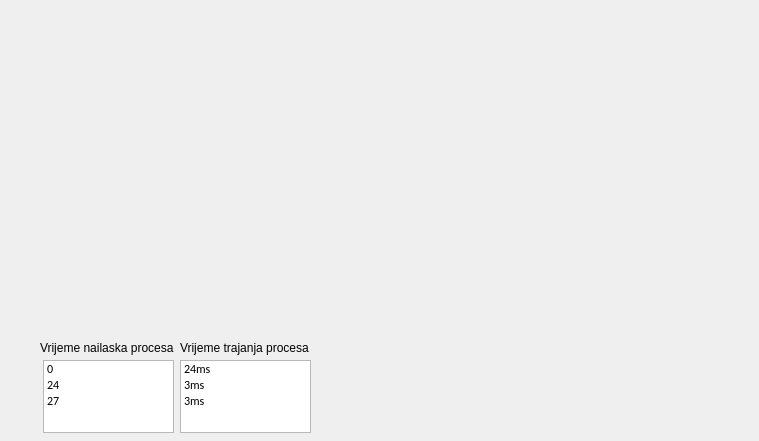
<?xml version="1.0" encoding="UTF-8"?>
<ui version="4.0">
 <class>Dialog</class>
 <widget class="QDialog" name="Dialog">
  <property name="geometry">
   <rect>
    <x>0</x>
    <y>0</y>
    <width>759</width>
    <height>441</height>
   </rect>
  </property>
  <property name="windowTitle">
   <string>Dialog</string>
  </property>
  <widget class="QListWidget" name="listWidget_2">
   <property name="geometry">
    <rect>
     <x>180</x>
     <y>360</y>
     <width>131</width>
     <height>73</height>
    </rect>
   </property>
   <item>
    <property name="text">
     <string>24ms</string>
    </property>
    <property name="font">
     <font>
      <family>Calibri</family>
      <weight>50</weight>
      <bold>false</bold>
     </font>
    </property>
    <property name="background">
     <brush brushstyle="NoBrush">
      <color alpha="255">
       <red>0</red>
       <green>255</green>
       <blue>127</blue>
      </color>
     </brush>
    </property>
    <property name="foreground">
     <brush brushstyle="NoBrush">
      <color alpha="255">
       <red>0</red>
       <green>0</green>
       <blue>0</blue>
      </color>
     </brush>
    </property>
   </item>
   <item>
    <property name="text">
     <string>3ms</string>
    </property>
    <property name="font">
     <font>
      <family>Calibri</family>
     </font>
    </property>
    <property name="background">
     <brush brushstyle="NoBrush">
      <color alpha="255">
       <red>0</red>
       <green>255</green>
       <blue>127</blue>
      </color>
     </brush>
    </property>
   </item>
   <item>
    <property name="text">
     <string>3ms</string>
    </property>
    <property name="font">
     <font>
      <family>Calibri</family>
     </font>
    </property>
    <property name="background">
     <brush brushstyle="NoBrush">
      <color alpha="255">
       <red>0</red>
       <green>255</green>
       <blue>127</blue>
      </color>
     </brush>
    </property>
   </item>
  </widget>
  <widget class="QWidget" name="layoutWidget">
   <property name="geometry">
    <rect>
     <x>20</x>
     <y>360</y>
     <width>20</width>
     <height>62</height>
    </rect>
   </property>
   <layout class="QVBoxLayout" name="verticalLayout">
    <item>
     <widget class="QLabel" name="label">
      <property name="font">
       <font>
        <pointsize>10</pointsize>
       </font>
      </property>
      <property name="text">
       <string>P1</string>
      </property>
     </widget>
    </item>
    <item>
     <widget class="QLabel" name="label_2">
      <property name="font">
       <font>
        <pointsize>10</pointsize>
       </font>
      </property>
      <property name="text">
       <string>P2</string>
      </property>
     </widget>
    </item>
    <item>
     <widget class="QLabel" name="label_3">
      <property name="font">
       <font>
        <pointsize>10</pointsize>
       </font>
      </property>
      <property name="text">
       <string>P3</string>
      </property>
     </widget>
    </item>
   </layout>
  </widget>
  <widget class="QLabel" name="label_4">
   <property name="geometry">
    <rect>
     <x>180</x>
     <y>340</y>
     <width>143</width>
     <height>16</height>
    </rect>
   </property>
   <property name="font">
    <font>
     <pointsize>9</pointsize>
    </font>
   </property>
   <property name="text">
    <string>Vrijeme trajanja procesa</string>
   </property>
  </widget>
  <widget class="QLabel" name="label_5">
   <property name="geometry">
    <rect>
     <x>40</x>
     <y>340</y>
     <width>144</width>
     <height>16</height>
    </rect>
   </property>
   <property name="font">
    <font>
     <pointsize>9</pointsize>
    </font>
   </property>
   <property name="text">
    <string>Vrijeme nailaska procesa</string>
   </property>
  </widget>
  <widget class="QListWidget" name="listWidget">
   <property name="geometry">
    <rect>
     <x>43</x>
     <y>360</y>
     <width>131</width>
     <height>73</height>
    </rect>
   </property>
   <item>
    <property name="text">
     <string>0</string>
    </property>
    <property name="font">
     <font>
      <family>Calibri</family>
      <weight>50</weight>
      <bold>false</bold>
     </font>
    </property>
    <property name="background">
     <brush brushstyle="NoBrush">
      <color alpha="255">
       <red>0</red>
       <green>255</green>
       <blue>127</blue>
      </color>
     </brush>
    </property>
    <property name="foreground">
     <brush brushstyle="NoBrush">
      <color alpha="255">
       <red>0</red>
       <green>0</green>
       <blue>0</blue>
      </color>
     </brush>
    </property>
   </item>
   <item>
    <property name="text">
     <string>24</string>
    </property>
    <property name="font">
     <font>
      <family>Calibri</family>
     </font>
    </property>
    <property name="background">
     <brush brushstyle="NoBrush">
      <color alpha="255">
       <red>0</red>
       <green>255</green>
       <blue>127</blue>
      </color>
     </brush>
    </property>
   </item>
   <item>
    <property name="text">
     <string>27</string>
    </property>
    <property name="font">
     <font>
      <family>Calibri</family>
     </font>
    </property>
    <property name="background">
     <brush brushstyle="NoBrush">
      <color alpha="255">
       <red>0</red>
       <green>255</green>
       <blue>127</blue>
      </color>
     </brush>
    </property>
   </item>
  </widget>
  <zorder>listWidget_2</zorder>
  <zorder>listWidget</zorder>
  <zorder>layoutWidget</zorder>
  <zorder>label_4</zorder>
  <zorder>label_5</zorder>
 </widget>
 <layoutdefault spacing="6" margin="11"/>
 <resources/>
 <connections/>
</ui>
